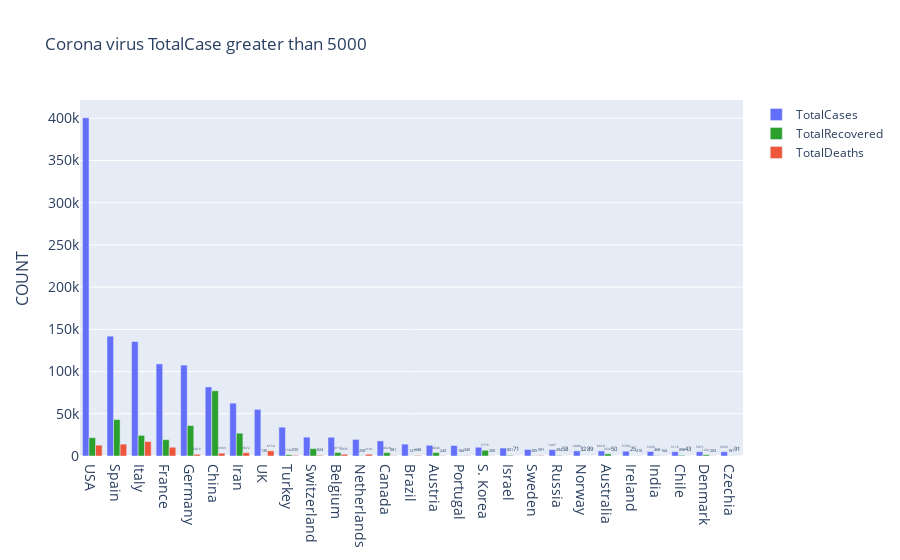

Write notebook code for a chart like this one.
### Code cell
fig = go.Figure()
fig.add_trace(go.Bar(
    x=corona["Country,Other"][corona.TotalCases>=5000],
    y=corona.TotalCases[corona.TotalCases>=5000],
    name='TotalCases',
    marker_color='#636EFA',
    text=corona.TotalCases[corona.TotalCases>=5000],
    textposition='auto'
))
fig.add_trace(go.Bar(
    x=corona["Country,Other"][corona.TotalCases>=5000],
    y=corona["TotalRecovered"][corona.TotalCases>=5000],
    name='TotalRecovered',
    marker_color='#2ca02c',
    text=corona.TotalRecovered[corona.TotalCases>=5000],
    textposition='auto'
))

fig.add_trace(go.Bar(
    x=corona["Country,Other"][corona.TotalCases>=5000],
    y=corona.TotalDeaths[corona.TotalCases>=5000],
    name='TotalDeaths',
    marker_color='#EF553B',
    text=corona.TotalDeaths[corona.TotalCases>=5000],
    textposition='auto'
))
fig.update_layout(title_text='Corona virus TotalCase greater than 5000',xaxis_tickfont_size=14,
    yaxis=dict(
        title='COUNT',
        titlefont_size=16,
        tickfont_size=14))
fig.show()

### Figure 1 — Plotly figure (JSON) as saved in the notebook; plotly's stock layout.template omitted (floating-point values rounded to 4 significant figures)
{"data": [{"marker": {"color": "#636EFA"}, "name": "TotalCases", "text": [400546, 141942, 135586, 109069, 107663, 81802, 62589, 55242, 34109, 22328, 22194, 19580, 17897, 14049, 12709, 12442, 10384, 9404, 7693, 7497, 6086, 6010, 5709, 5360, 5116, 5071, 5033], "textposition": "auto", "type": "bar", "x": ["USA", "Spain", "Italy", "France", "Germany", "China", "Iran", "UK", "Turkey", "Switzerland", "Belgium", "Netherlands", "Canada", "Brazil", "Austria", "Portugal", "S. Korea", "Israel", "Sweden", "Russia", "Norway", "Australia", "Ireland", "India", "Chile", "Denmark", "Czechia"], "y": [400546, 141942, 135586, 109069, 107663, 81802, 62589, 55242, 34109, 22328, 22194, 19580, 17897, 14049, 12709, 12442, 10384, 9404, 7693, 7497, 6086, 6010, 5709, 5360, 5116, 5071, 5033]}, {"marker": {"color": "#2ca02c"}, "name": "TotalRecovered", "text": [21711, 43208, 24392, 19337, 36081, 77279, 27039, 135, 1582, 8704, 4157, 250, 4028, 127, 4046, 184, 6776, 801, 205, 494, 32, 2547, 25, 468, 898, 1491, 181], "textposition": "auto", "type": "bar", "x": ["USA", "Spain", "Italy", "France", "Germany", "China", "Iran", "UK", "Turkey", "Switzerland", "Belgium", "Netherlands", "Canada", "Brazil", "Austria", "Portugal", "S. Korea", "Israel", "Sweden", "Russia", "Norway", "Australia", "Ireland", "India", "Chile", "Denmark", "Czechia"], "y": [21711, 43208, 24392, 19337, 36081, 77279, 27039, 135, 1582, 8704, 4157, 250, 4028, 127, 4046, 184, 6776, 801, 205, 494, 32, 2547, 25, 468, 898, 1491, 181]}, {"marker": {"color": "#EF553B"}, "name": "TotalDeaths", "text": [12857, 14045, 17127, 10328, 2016, 3333, 3872, 6159, 725, 824, 2035, 2101, 381, 688, 243, 345, 200, 71, 591, 58, 89, 50, 210, 164, 43, 203, 91], "textposition": "auto", "type": "bar", "x": ["USA", "Spain", "Italy", "France", "Germany", "China", "Iran", "UK", "Turkey", "Switzerland", "Belgium", "Netherlands", "Canada", "Brazil", "Austria", "Portugal", "S. Korea", "Israel", "Sweden", "Russia", "Norway", "Australia", "Ireland", "India", "Chile", "Denmark", "Czechia"], "y": [12857, 14045, 17127, 10328, 2016, 3333, 3872, 6159, 725, 824, 2035, 2101, 381, 688, 243, 345, 200, 71, 591, 58, 89, 50, 210, 164, 43, 203, 91]}], "layout": {"title": {"text": "Corona virus TotalCase greater than 5000"}, "xaxis": {"tickfont": {"size": 14}}, "yaxis": {"tickfont": {"size": 14}, "title": {"font": {"size": 16}, "text": "COUNT"}}}}
